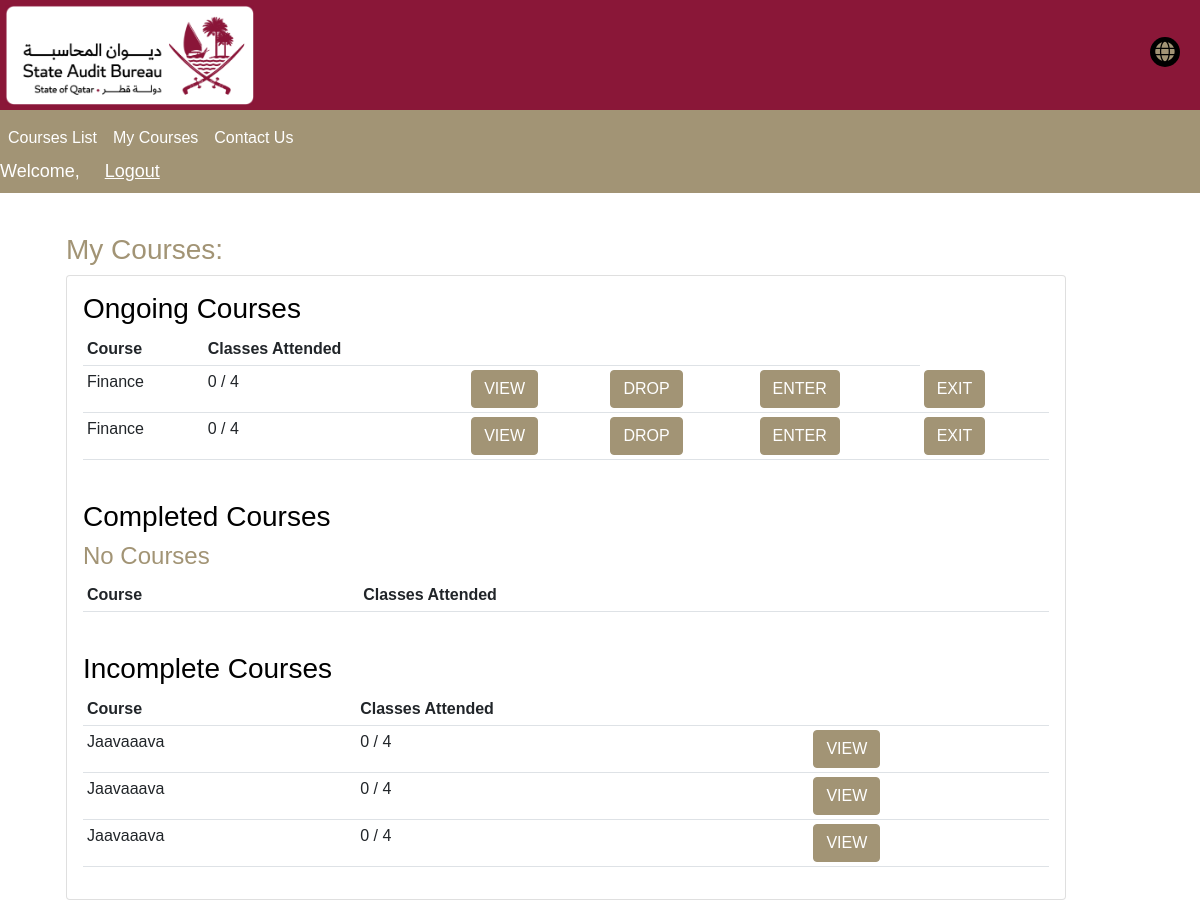
The page /my-courses/ (signed in) on the database its author committed.
### base/models.py (models this page shows, shortened)
class Attendance(models.Model):
    trainee = models.ForeignKey(Trainee, on_delete=models.CASCADE)
    course = models.ForeignKey(Course, on_delete=models.CASCADE)
    classes_attended = models.PositiveIntegerField()

class Course(models.Model):
    name = models.CharField(max_length=100)
    description = models.TextField()
    start_time = models.TimeField()
    end_time = models.TimeField()
    capacity = models.PositiveIntegerField()
    number_of_classes = models.PositiveIntegerField()
    instructor = models.ForeignKey(Instructor, on_delete=models.CASCADE)
    current_session = models.IntegerField()
    start_date = models.DateField(auto_now_add=True)
    end_date = models.DateField(null=True)
    def __str__(self):
        return self.name

### base/trainee_views.py (the view)
# urls.py: path('my-courses/', trainee_courses, name="my-courses"),
@user_passes_test(is_trainee, login_url='login')
def trainee_courses(request):
    trainee = Trainee.objects.get(trainee=request.user)
    traineeCourses = Attendance.objects.filter(trainee = trainee)
    current_date = date.today()
    ongoing = []
    completed = []
    incomplete = []
    for traineeCourse in traineeCourses:
        if current_date < traineeCourse.course.end_date:
            ongoing += [traineeCourse]
        else:
            if traineeCourse.classes_attended / traineeCourse.course.number_of_classes > 0.9:
                completed += [traineeCourse]
            else:
                incomplete += [traineeCourse]
    context = {
        'ongoing': ongoing, 'completed': completed, 'incomplete':incomplete
    }
    return render(request, "base/my_courses.html", context)

### accounts/models.py (called while the page is built)
    def is_trainee(self):
        return self.role == "trainee"

    def get_name(self):
        return self.first_name + " " + self.last_name

### base/views.py (called while the page is built)
def is_trainee(user):
    return user.is_authenticated and user.is_trainee()

### base/templates/base/my_courses.html (shortened to what this page needs)
{% load static %}
<!DOCTYPE html>
<head>
  <link rel="stylesheet" href="https://cdnjs.cloudflare.com/ajax/libs/font-awesome/5.15.2/css/all.min.css">
  <link href="https://cdn.jsdelivr.net/npm/bootstrap@5.0.1/dist/css/bootstrap.min.css" rel="stylesheet">
  <link rel="stylesheet" href="{% static 'css/reg_style.css' %}">
</head>
<div class="header">
    <div class="logo">
      <img src="{% static 'img/primary-rgb-state-audit-bureau-1@2x.png' %}" alt="Logo">
    </div>
    <div class="toggles">
      <div class="language-toggle">
        <label class="toggle-label" for="language-checkbox">
          <i class="fas fa-globe language-icon"></i>
        </label>
      </div>
    </div>
  </div>
  <nav class=" english navbar navbar-expand-lg navbar-custom">
    <div class="english collapse navbar-collapse" id="navbarNav">
      <ul class="navbar-nav">
        <li class="nav-item active">
          <a class="nav-link" href="{% url 'courses-list' %}">Courses List</a>
        </li>
        {% if request.user.is_trainee %}
        <li class="nav-item active">
          <a class="nav-link" href="{% url 'my-courses' %}">My Courses</a>
        </li>
        {% endif %}
        <li class="nav-item">
          <a class="nav-link" href="{% url 'contact' %}">Contact Us</a>
        </li>
      </ul>
    </div>
    <span class="hello-msg">Welcome, <a href="{% url 'profile' %}"> {{request.user.get_name}} </a> </span>
    <span ><a  class="hello-msg" href="{% url 'logout' %}">Logout</a></span>
  </nav>
<body>
<div class="m-3 english">
  <div class="container">
    <div class="container row">
      <div class="col-lg-10">
          <h3>My Courses:</h3>
          <div class="card card-body" style="width:1000px">
            <h3 style="color:black"> Ongoing Courses</h3>
            <table class="table table-sm">
                <tr>
                    <th>Course</th>
                    <th>Classes Attended</th>
                    <th></th>
                    <th></th>
                    <th></th>
                </tr>
                {% for traineeCourse in ongoing %}
                <tr>
                    <td>{{traineeCourse.course}}</td>
                    <td>{{traineeCourse.classes_attended}} / {{traineeCourse.course.number_of_classes}}</td>
                    <td><a class="btn btn-primary" href="{% url 'course-details' course_id=traineeCourse.course.id%}">VIEW</a> </td>
                    <td><a class="btn btn-primary" href="{% url 'drop-course' course_id=traineeCourse.course.id %}">DROP</a> </td>
                    <td><a class="btn btn-primary" href="{% url 'enter-class' course_id=traineeCourse.course.id %}">ENTER</a> </td>
                    <td><a class="btn btn-primary"href="{% url 'exit-class' course_id=traineeCourse.course.id %}">EXIT</a></td>
                </tr>
                {%empty%}
                <h4>No Courses</h4>
                {% endfor %}
            </table>
            <br>
            <h3 style="color:black"> Completed Courses</h3>
            <table class="table table-sm">
                <tr>
                    <th>Course</th>
                    <th>Classes Attended</th>
                    <th></th>
                    <th></th>
                </tr>
                {% for traineeCourse in completed%}
                <tr>
                    <td>{{traineeCourse.course}}</td>
                    <td>{{traineeCourse.classes_attended}} / {{traineeCourse.course.number_of_classes}}</td>
                    <td><a class="btn btn-primary" href="{% url 'course-details' course_id=traineeCourse.course.id%}">VIEW</a> </td>
                    <td><a class="btn btn-primary" href="{% url 'generate-certificate' course_id=traineeCourse.course.id%}">VIEW CERTIFICATE</a> </td>
                </tr>
                {%empty%}
                <h4>No Courses</h4>
                {% endfor %}
            </table>
            <br>
            <h3 style="color:black"> Incomplete Courses</h3>
            <table class="table table-sm">
                <tr>
                    <th>Course</th>
                    <th>Classes Attended</th>
                    <th></th>
                </tr>
                {% for traineeCourse in incomplete %}
                <tr>
                    <td>{{traineeCourse.course}}</td>
                    <td>{{traineeCourse.classes_attended}} / {{traineeCourse.course.number_of_classes}}</td>
                    <td><a class="btn btn-primary" href="{% url 'course-details' course_id=traineeCourse.course.id%}">VIEW</a> </td>
                </tr>
                {%empty%}
                <h4>No Courses</h4>
                {% endfor %}
            </table>
        </div>
    </div>
    </div>
  </div>
</div>
</body>

### base/static/css/reg_style.css (style rules this page uses)
* { box-sizing: border-box; }
body { margin: 0; font-family: sans-serif; color: #A29475; }
.header { display: flex; justify-content: space-between; align-items: center; padding: 10px; background-color: #8A1738; height: 110px; }
.logo img { height: 100px; left: 5px; position: absolute; top: 5px; }
.toggles { display: flex; align-items: center; }
.toggle-label { color: darkgray; display: inline-block; width: 30px; height: 30px; border-radius: 50%; background-color: #000; cursor: pointer; position: relative; margin-right: 10px; }
.toggle-label i { position: absolute; top: 50%; left: 50%; transform: translate(-50%, -50%); font-size: 20px; }
.english { display: block; }
form, label, input, select, textarea { color: #A29475 !important; }
.btn-primary { background-color: #A29475 !important; border-color: #A29475 !important; }

### base/templates/base/my_courses.html (style rules this page uses)
.btn-primary { background-color: #A29475 !important; border-color: #A29475 !important; }
.hello-msg { font-size: 18px; color: #fff; margin-right: 20px; }
a:link { color: #fff; }
.active { background-color: #A29475; }
.navbar-custom { background-color: #A29475; }
.nav-link { color: #fff; }

### rows shown on the page
Attendance: course "Finance", classes_attended "0", course.number_of_classes "4"
Attendance: course "Finance", classes_attended "0", course.number_of_classes "4"
Attendance: course "Jaavaaava", classes_attended "0", course.number_of_classes "4"
Attendance: course "Jaavaaava", classes_attended "0", course.number_of_classes "4"
Attendance: course "Jaavaaava", classes_attended "0", course.number_of_classes "4"
